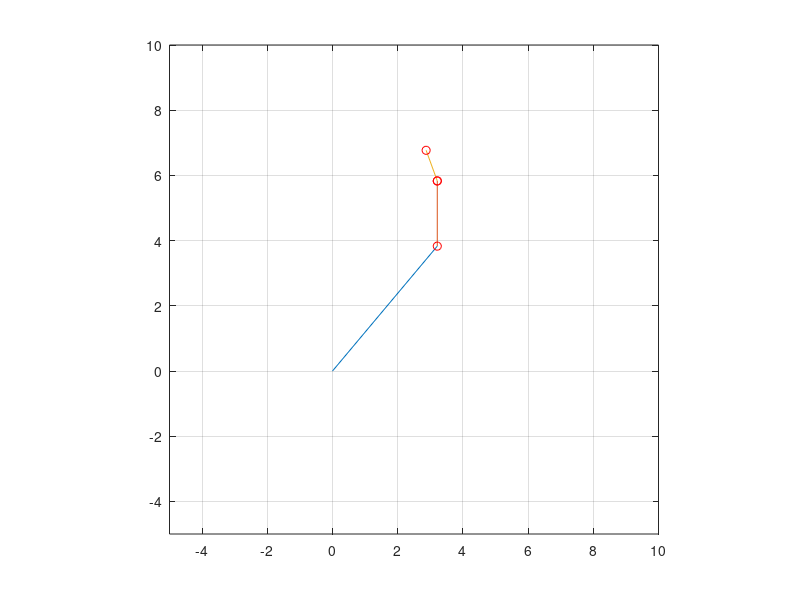

Write MATLAB code to recreate this figure.
alpha = 50;
bet = 40;
gama = 20;

l1 = 5;
l2 = 2;
l3 = 1;

alpha = alpha*pi/180;
bet = bet*pi/180;
gama = gama*pi/180;

aa = [ cos(alpha), -sin(alpha), 0;
	sin(alpha), cos(alpha), 0;
	0, 0, 1];

%bb = [1, 0, 0, l1; 0, 1, 0, 0; 0, 0, 1, 0; 0, 0, 0, 1];

ab = [1 0 l1*cos(alpha);0 1 l1*sin(alpha); 0 0 1];

cc  = [ cos(bet), -sin(bet), 0;
	sin(bet), cos(bet), 0;
	0, 0, 1];

dc =  [1, 0, l2*cos(bet); 0, 1, l2*sin(bet); 0, 0, 1];

%dd =  [1, 0, 0, l2; 0, 1, 0, 0; 0, 0, 1, 0; 0, 0, 0, 1];

ff  = [ cos(gama), -sin(gama), 0;
	sin(gama), cos(gama), 0;
	0, 0, 1];

gg =  [1, 0, l3; 0, 1, 0; 0, 0, 1];

hom=ab*aa*dc*cc*ff*gg;

a=[0;0;1];
b=hom*a;
c=ab*aa*a;
d=ab*aa*dc*a;
ee=ab*aa*dc*cc*a;

newplot();
plot([0 l1*cos(alpha)], [0 l1*sin(alpha)]);
hold on;
plot([0 l2*cos(alpha+bet)]+l1*cos(alpha), [0 l2*sin(alpha+bet)]+ l1*sin(alpha));
plot([0 l3*cos(alpha+bet+gama)]+l2*cos(alpha+bet)+l1*cos(alpha), [0 l3*sin(alpha+bet+gama)]+l2*sin(alpha+bet)+l1*sin(alpha));
plot(b(1), b(2), 'ro');
plot(c(1), c(2), 'ro');
plot(d(1), d(2), 'ro');
plot(ee(1), ee(2), 'ro');
axis([-5 10 -5 10], "square");

grid on;
hold off;